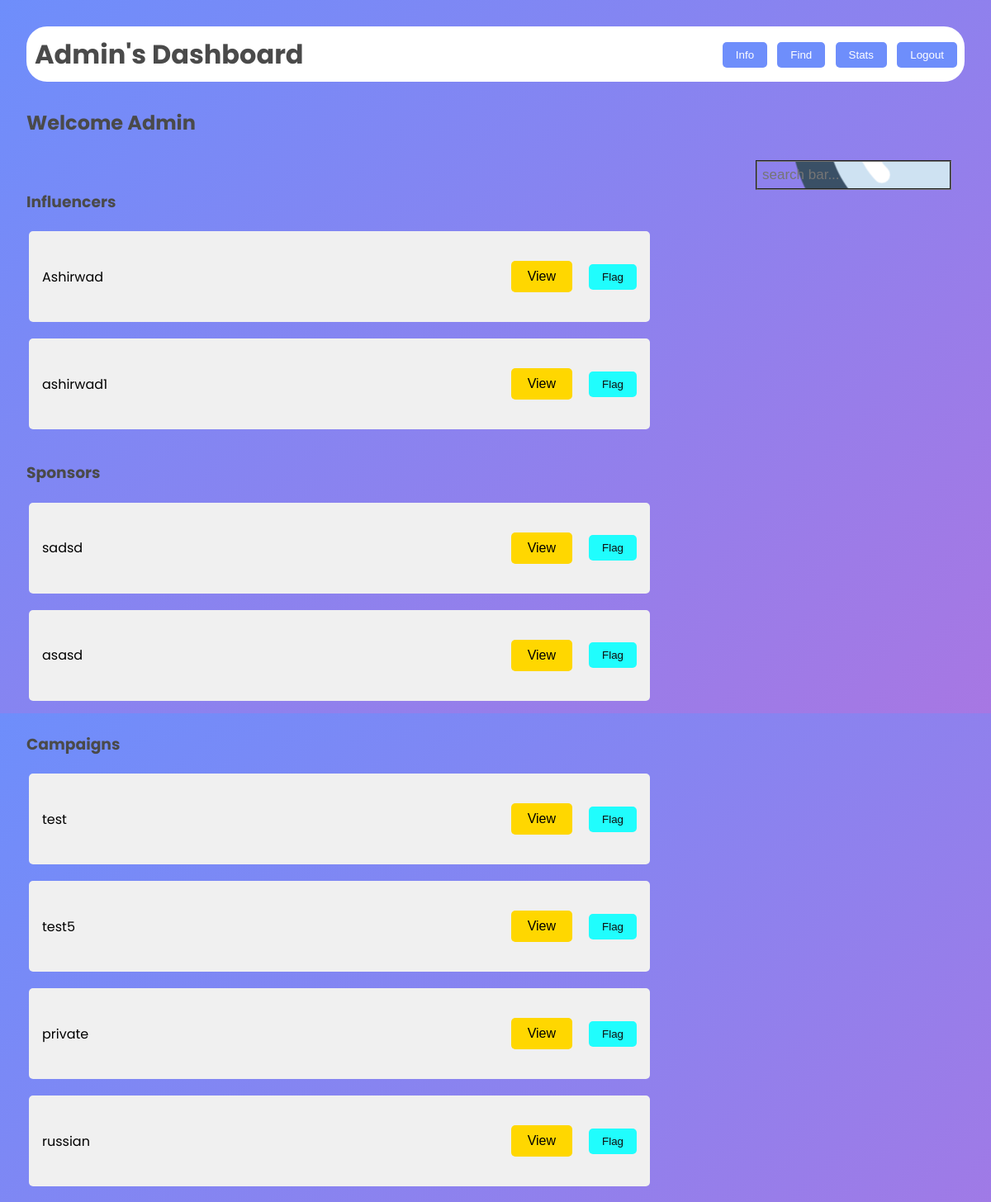
/adminfind (signed in), run on an earlier commit of the app's database.
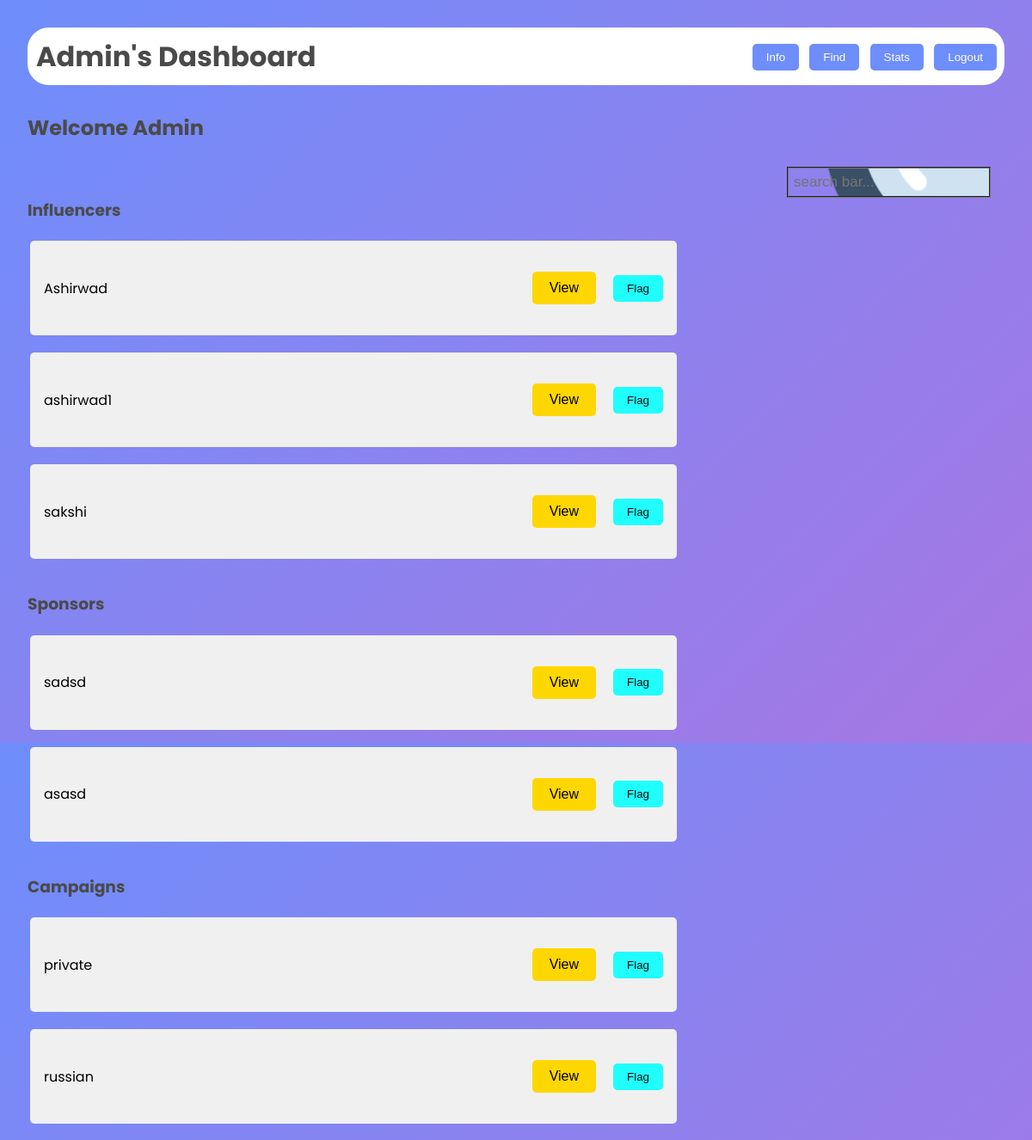
And on a later commit of the database.
### models.py (models this page shows)
class Influencer(db.Model):
    __tablename__ = 'influencer'
    inid=db.Column(db.Integer,primary_key=True)
    iname = db.Column(db.String, nullable=False)
    usename = db.Column(db.String, unique=True)
    email = db.Column(db.String, nullable=False)
    password = db.Column(db.String, nullable=False)
    platform = db.Column(db.String, nullable=False)
    number = db.Column(db.Integer, nullable=False)
    reach = db.Column(db.Integer, nullable=False)
    flag = db.Column(db.Integer, nullable=False, default=0)

class Sponsor(db.Model):
    __tablename__ = 'sponsor'
    sid=db.Column(db.Integer,primary_key=True)
    sname = db.Column(db.String, nullable=False)
    usename = db.Column(db.String, unique=True)
    email = db.Column(db.String, nullable=False)
    password = db.Column(db.String, nullable=False)
    industry = db.Column(db.String, nullable=False)
    number = db.Column(db.Integer, nullable=False)
    flag = db.Column(db.Integer, nullable=False, default=0)

class Campaign(db.Model):
    __tablename__ = 'campaign'
    campaignid = db.Column(db.Integer, primary_key=True, autoincrement=True)
    sname = db.Column(db.String, db.ForeignKey('sponsor.usename'), nullable=False)
    iname = db.Column(db.String, db.ForeignKey('influencer.usename'))
    cname = db.Column(db.String, nullable=False)
    budget = db.Column(db.Integer, nullable=False)
    desc = db.Column(db.String, nullable=False)
    startdate = db.Column(db.Integer, nullable=False)
    enddate = db.Column(db.Integer, nullable=False)
    public = db.Column(db.Integer, nullable=False)
    job = db.Column(db.String, nullable=False)
    flag = db.Column(db.Integer, nullable=False, default=0 )

### main.py (the view)
@app.route('/adminfind')
def adminfind():
    if 'username' in session:
        spon=Sponsor.query.all()
        influ=Influencer.query.all()
        camp=Campaign.query.all()
        return  render_template("admin_find.html",influ=influ,camp=camp,spon=spon)
    else:
        return redirect('/admin')#change to home later

### templates/admin_find.html (shortened to what this page needs)
<!DOCTYPE html>
<html lang="en">
<head>
    <link rel="stylesheet" href="/static/dash.css">
</head>
<body>
    <div class="dashboard">
        <header>
            <h1>Admin's Dashboard</h1>
            <nav>
                <a href="/adminhome"><button>Info</button></a>
                <a href="/adminfind"><button>Find</button></a>
                <a href=""><button>Stats</button></a>
                <a href="/logout"><button>Logout</button></a>
            </nav>
        </header>
        <main>
            <h2>Welcome Admin</h2>
            <div class="searchbar">
                <input type="text" placeholder="search bar...">
            </div>
    <br>
            <div class="viewpoint">
                <h3>Influencers</h3>
                <table>
                {%for i in influ %}
                    <tr>
                        <td>
                                <div class="list">
                                    <span>{{i.iname}}</span>
                                    <div style="display: inline-flex;">
                                            <button class="viewopen" data-popup-id="popup-influ-{{ i.inid }}">View</button>
                            <form action="/flagfind" method="post">
                                            <button class="flag" type="submit" name="flagvalue" value="1,{{i.usename}}" >Flag</button>
                                    </div>
                                </div>
                        </td>
                    </tr>
                {%endfor%}
                </table>
                <h3>Sponsors</h3>
                <table>
                {%for s in spon %}
                    <tr>
                        <td>
                                <div class="list">
                                    <span>{{s.sname}}</span>
                                    <div style="display: inline-flex;">
                                        <button class="viewopen" data-popup-id="popup-spon-{{ s.sid }}">View</button>
                            <form action="/flagfind" method="post">
                                        <button class="flag" type="submit" name="flagvalue" value="1,{{s.usename}}" >Flag</button>
                                    </div>
                                </div>
                        </td>
                    </tr>
                {%endfor%}
                </table>
                <h3>Campaigns</h3>
                <table>
                {%for c in camp %}
                    <tr>
                        <td>
                                <div class="list">
                                    <span>{{c.cname}}</span>
                                    <div style="display: inline-flex;">
                                        <button class="viewopen" data-popup-id="popup-camp-{{ c.campaignid }}">View</button>
                            <form action="/flagfind" method="post">
                                        <button class="flag" type="submit" name="flagvalue" value="1,{{c.campaignid}}">Flag</button>
                                    </div>
                                </div>
                        </td>
                    </tr>
                {%endfor%}
                </table>
            </div>
        </main>
    </div>
</body>
</html>

### static/dash.css (style rules this page uses)
body { font-family: 'Poppins', sans-serif; margin: 0; padding: 0; background: linear-gradient(135deg, #6e8efb 0%, #a777e3 100%); min-height: 100vh; display: flex; justify-content: center; align-items: center; }
.dashboard { width: 100%; height: 100vh; padding: 2rem; }
header { border: 5px solid rgb(255, 255, 255); border-radius: 25px; display: flex; justify-content: space-between; align-items: center; margin-bottom: 2rem; background-color: white; padding: 5px 4px 4px 5px; }
h1 { margin: 0; color: #4a4a4a; }
nav button { background-color: #6e8efb; color: white; border: none; padding: 0.5rem 1rem; margin-left: 0.5rem; border-radius: 5px; cursor: pointer; transition: all 0.3s ease; }
h2, h3 { color: #4a4a4a; }
.campaign, .flagged, .request ,.list { background-color: #f0f0f0; border-radius: 5px; padding: 1rem; margin-bottom: 1rem; display: flex; justify-content: space-between; align-items: center; transition: all 0.3s ease; width: 90vh; }
button { padding: 0.5rem 1rem; border: none; border-radius: 5px; cursor: pointer; transition: all 0.3s ease; }
.flag, .req { background-color: #07ffffe3; color: #0f0e0e; }
.campaign, .flagged, .request, .list { animation: fadeIn 0.5s ease-out forwards; }
.searchbar input[type=text] { float: right; padding: 6px; border-style:groove ; margin-top: 8px; margin-right: 16px; font-size: 17px; background: url("/static/searchicon.png" ) 10px; }

### templates/admin_find.html (style rules this page uses)
.viewopen { margin: 20px; padding: 10px 20px; font-size: 16px; cursor: pointer; background-color: #ffd700; }
form { display: flex; justify-content: center; align-items: center; }

What changed in the data, as far as the page shows it:
removed Campaign: cname "test", {{ c.campaignid }} 1 (drawn)
removed Campaign: cname "test5"
added Influencer: iname "sakshi"
